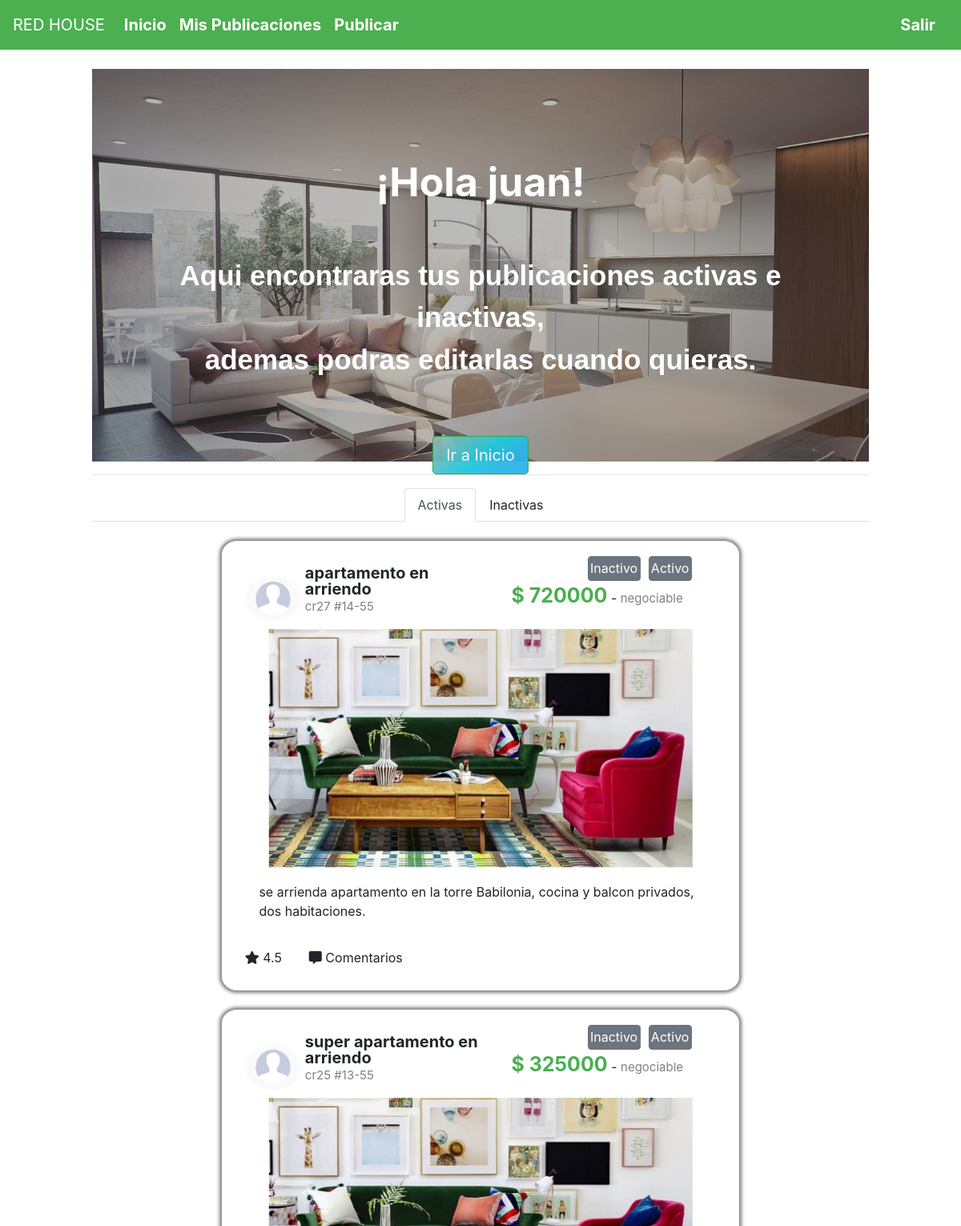
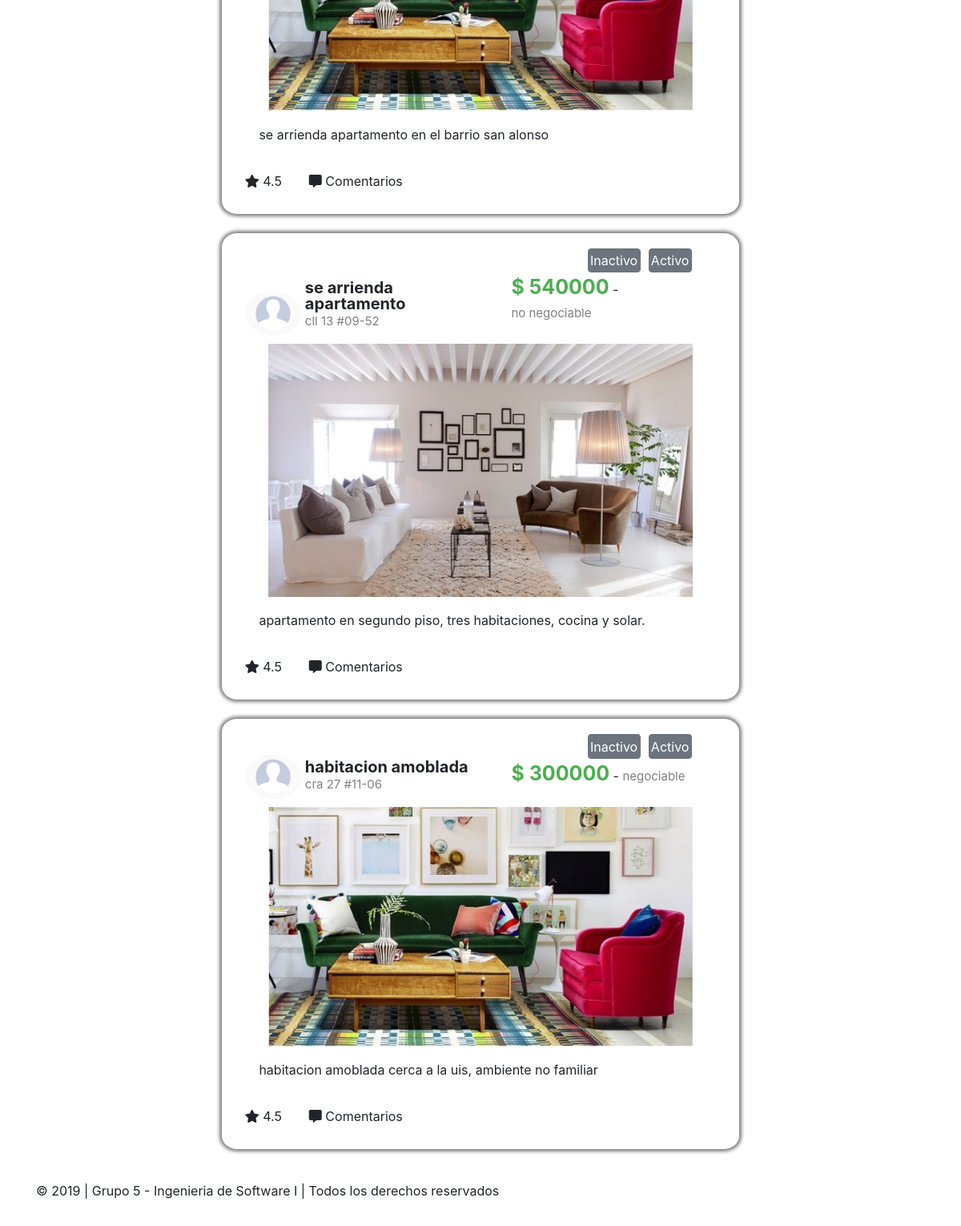
Screenshot of /misPublicaciones.php (signed in) with the database file from the repository (2 pictures, top to bottom).
### tables this page shows
CREATE TABLE `publicacion` (
  `idPublicacion` int(11) NOT NULL,
  `nombre` varchar(30) DEFAULT NULL,
  `ubicacion` varchar(20) DEFAULT NULL,
  `precio` int(11) DEFAULT NULL,
  `descripcion` varchar(150) DEFAULT NULL,
  `fechaPublicada` datetime DEFAULT NULL,
  `estado` char(1) DEFAULT NULL,
  `negociable` char(16) DEFAULT NULL,
  `tipoInmueble` varchar(20) DEFAULT NULL,
  `urlImagen` varchar(100) DEFAULT NULL,
  `idCliente` varchar(20) DEFAULT NULL
);

### misPublicaciones.php (the view, shortened to what this page needs)
<!DOCTYPE html>
<html lang="en">
<head>
    <?php
    include("funciones.php");
    $conexion = conectar();
    $sql = "select * from publicacion where estado = '1'";
    $r = mysqli_query($conexion, $sql);
    ?>
    <link rel="stylesheet" href="https://stackpath.bootstrapcdn.com/bootstrap/4.3.1/css/bootstrap.min.css"
>
    <link rel="stylesheet" href="estilo.css">
    <link rel="stylesheet" href="https://use.fontawesome.com/releases/v5.8.1/css/all.css">
</head>
<body>
    <?PHP
    if (!isset($_SESSION['identificacion']) || !isset($_SESSION['contrasena'])){
        session_destroy();
        encabezado();
        $sesion = FALSE;
    }else{
        encabezadoCliente();
        $sesion = TRUE;
    }
    ?>
    <div class="container-fluid">
        <div class="row">
            <div class="col-md-1"></div>
            <div class="col-md-10 fondo">
                <br>
                <div id="uno-cuenta" class="contenedor">
                <div id="contenido" class="ee">
                    <p id="letra" >
                        <span style="font-size: 50px;"><br><b>¡Hola <?PHP echo $_SESSION['nombre'];?>!</b></span>
                        <br>
                        <span style="font-size: 35px;font-family: Arial, Helvetica, sans-serif;">
                            <br><b>Aqui encontraras tus publicaciones activas e inactivas,<br>
                            ademas podras editarlas cuando quieras.<br>
                            <br>
                            </b>
                        </span>
                    </p>
                    <a class="btn btn-success enlaton2 btn-lg bot" style="    background-color: #1fc8db;
        background-image: linear-gradient(141deg, #9fb8ad 0%, #1fc8db 51%, #2cb5e8 75%);
        color: white;
        opacity: 0.95;" href="index.php">Ir a Inicio</a>
                </div>
</div>
                <hr>
                <div class="container">
                    <div class="row">
                        <div clas="col-md-10" style="width:100%;">
                            <ul class="nav nav-tabs justify-content-center" id="myTab" role="tablist">
                                <li class="nav-item">
                                    <span class="nav-link active" id="activas" data-toggle="tab"  role="tab" aria-controls="home" aria-selected="true">Activas</span>
                                </li>
                                <li class="nav-item">
                                    <span class="nav-link" id="inactivas" data-toggle="tab" role="tab" aria-controls="contact" aria-selected="false">Inactivas</span>
                                </li>
                            </ul>
                        </div>
                        <br>
                    </div>
                    <br>
                    <div id="lista_publicaciones">
                        <?PHP
                        while ($publicacion = mysqli_fetch_array($r)) {
                            ?>
                        <div class="row">
                            <div class="col-md-2"></div>
                            <div class="col-md-8 contenidoPublicacion">
                                <div class="divImagenPerfil">
                                    <img src="imagenes/im_perfil.png" alt="foto de perfil"
                                        style="width: 100%; border-radius: 50%;">
                                </div>
                                <div class="encabezadoPublicacion">
                                    <span class="tituloPublicacion">
                                        <?PHP echo $publicacion['nombre']; ?></span></br>
                                    <span class="subtituloPublicacion">
                                        <?PHP echo $publicacion['ubicacion']; ?></span></br>
                                </div>
                                <div class="divPrecio" >
                                    <div style="width:100%;">
                                        <button type="button" class="btn btn-secondary btm-sm" style="position: relative; float:right; padding:1%; margin-right:10px;">Activo</button>
                                        <button type="button" class="btn btn-secondary btm-sm" style="position: relative; float:right; padding:1%; margin-right:10px;">Inactivo</button>
                                    </div>
                                    <span class="tituloPublicacion" style="color:#4CAF50;font-size:25px;">$
                                        <?PHP echo $publicacion['precio']; ?></span> - <span
                                        class="subtituloPublicacion">
                                        <?PHP
                                            echo $publicacion['negociable']; ?>
                                    </span>
                                </div>
                                <div class="imagenPublicacion">
                                    <img <?PHP echo 'src=' . $publicacion['urlImagen']; ?> alt="Publicacion"
                                    style="width: 100%">
                                </div>
                                <div class="descripcionPublicacion">
                                    <p>
                                        <?PHP echo $publicacion['descripcion']; ?></p>
                                </div>
                                <div class="botonesPublicacion">
                                    <span class="botonPublicacion"><i class="fas fa-star"></i> 4.5</span>
                                    <span><i class="fas fa-comment-alt"></i> Comentarios</span>
                                </div>
                            </div>
                            <div class="col-md-2">
                            </div>
                        </div>
                        <br>
                        <?PHP
                        }
                        ?>
                    </div>
                </div>
            </div>
            <div class="col-md-1"></div>
        </div>
    </div>
    <footer class="footer mt-auto py-3 fondo">
        <div class="container">
            <p>&copy; 2019 | Grupo 5 - Ingenieria de Software I | Todos los derechos reservados</p>
        </div>
    </footer>
</body>
</html>

### estilo.css (style rules this page uses)
.contenidoPublicacion { padding: 3%; border-radius: 3%; box-shadow: 0 0 4px 3px grey; }
.divImagenPerfil { display: inline-block; width: 12%; position: relative; bottom: 10px; border-radius: 50%; }
.encabezadoPublicacion { display: inline-block; line-height: 20px; width: 40%; }
.divPrecio { width: 43%; display: inline-block; position: relative; bottom: 10px; padding-left:3%; }
.tituloPublicacion { display: inline-block; font-size: 20px; font-weight: bold; }
.subtituloPublicacion { display: inline-block; font-size: 15px; color: gray; }
.imagenPublicacion { width: 90%; margin-left:auto; margin-right:auto; }
.botonPublicacion { padding-right: 5%; }
.descripcionPublicacion { padding: 3%; margin-left: auto; margin-right: auto; }
.fondo { background: white; }
body { background:none; }
#uno-cuenta { width:100%; height: 490px; background-image:url('imagenes/banner2.jpg'); background-size: cover; text-align: center; }
.ee { width: 100%; height: 490px; background: rgba(83, 83, 83, 0.4); padding: 3%; color: white }

### rows the page displays
publicacion: nombre "apartamento en arriendo", ubicacion "cr27 #14-55", precio "720000", negociable "negociable", urlImagen (picture), descripcion "se arrienda apartamento en la torre Babilonia, cocina y balcon privados, dos habitaciones."
publicacion: nombre "super apartamento en arriendo", ubicacion "cr25 #13-55", precio "325000", negociable "negociable", urlImagen (picture), descripcion "se arrienda apartamento en el barrio san alonso"
publicacion: nombre "se arrienda apartamento", ubicacion "cll 13 #09-52", precio "540000", negociable "no negociable", urlImagen (picture), descripcion "apartamento en segundo piso, tres habitaciones, cocina y solar."
publicacion: nombre "habitacion amoblada", ubicacion "cra 27 #11-06", precio "300000", negociable "negociable", urlImagen (picture), descripcion "habitacion amoblada cerca a la uis, ambiente no familiar"

### other values shown
$_SESSION['nombre'] "juan"
